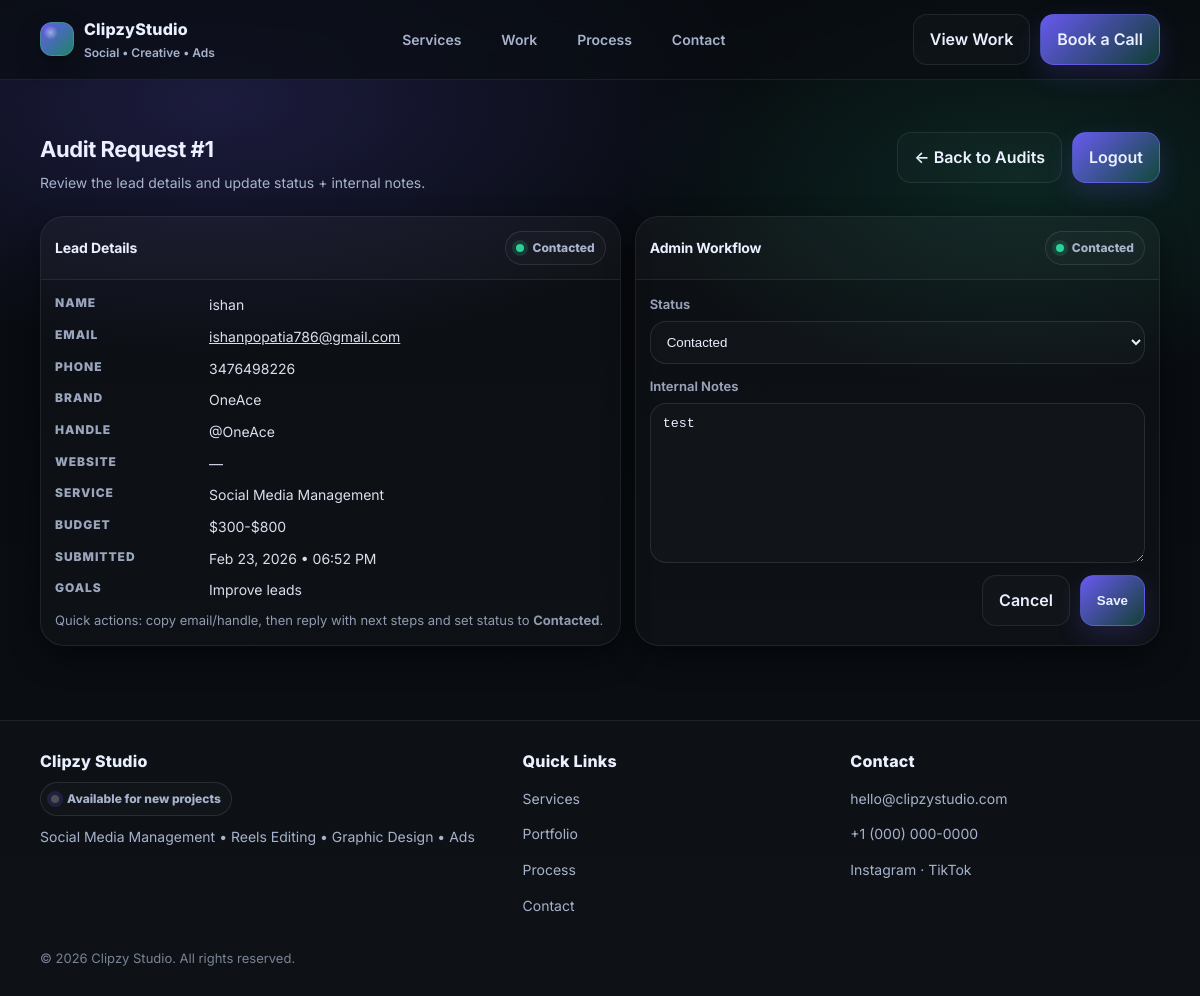
Screenshot of /admin/audits/1 (signed in) with the database file from the repository.
### website/models.py (models this page shows)
class AuditRequest(db.Model):
    __tablename__ = "audit_requests"
    id = db.Column(db.Integer, primary_key=True)
    name = db.Column(db.String(160), nullable=False)
    email = db.Column(db.String(190), nullable=False, index=True)
    phone = db.Column(db.String(60), nullable=True)
    brand = db.Column(db.String(200), nullable=True)         # business/brand name
    ig_handle = db.Column(db.String(120), nullable=True)     # @handle
    website = db.Column(db.String(240), nullable=True)
    goals = db.Column(db.Text, nullable=True)                # what they want
    budget = db.Column(db.String(80), nullable=True)         # optional
    services = db.Column(db.String(200), nullable=True)      # selected service
    status = db.Column(db.String(40), default="New")         # New / Contacted / Qualified / Closed
    admin_notes = db.Column(db.Text, nullable=True)
    created_at = db.Column(db.DateTime, default=datetime.utcnow, index=True)

### website/auth.py (the view)
@auth.route("/audits/<int:audit_id>", methods=["GET", "POST"])
@login_required
def audit_detail(audit_id):
    audit = AuditRequest.query.get_or_404(audit_id)
    if request.method == "POST":
        audit.status = (request.form.get("status") or audit.status or "New").strip()
        audit.admin_notes = (request.form.get("admin_notes") or "").strip() or None
        db.session.commit()
        flash("Saved ✅", "success")
        return redirect(url_for("auth.audit_detail", audit_id=audit.id))
    return render_template("admin_audit_detail.html", audit=audit)

### website/templates/admin_audit_detail.html (shortened to what this page needs)
{% extends "base.html" %}
{% block content %}
<div class="topbar">
  <div>
    <h1>Audit Request #{{ audit.id }}</h1>
    <p>Review the lead details and update status + internal notes.</p>
  </div>
  <div class="top-actions">
    <a class="btn btn-ghost" href="{{ url_for('auth.audits') }}">← Back to Audits</a>
    <a class="btn btn-primary" href="{{ url_for('auth.logout') }}">Logout</a>
  </div>
</div>
<div class="detail-grid">
  <div class="card">
    <div class="card-head">
      <strong>Lead Details</strong>
      <span class="pill" data-s="{{ audit.status or 'New' }}"><span class="dot" aria-hidden="true"></span>{{ audit.status or "New" }}</span>
    </div>
    <div class="body">
      <div class="kv">
        <div class="k">Name</div>
        <div class="v">{{ audit.name }}</div>
        <div class="k">Email</div>
        <div class="v"><a href="mailto:{{ audit.email }}">{{ audit.email }}</a></div>
        <div class="k">Phone</div>
        <div class="v">{{ audit.phone or "—" }}</div>
        <div class="k">Brand</div>
        <div class="v">{{ audit.brand or "—" }}</div>
        <div class="k">Handle</div>
        <div class="v">{{ audit.ig_handle or "—" }}</div>
        <div class="k">Website</div>
        <div class="v">
          {% if audit.website %}
            <a href="{{ audit.website }}" target="_blank" rel="noopener">{{ audit.website }}</a>
          {% else %}
            —
          {% endif %}
        </div>
        <div class="k">Service</div>
        <div class="v">{{ audit.services or "—" }}</div>
        <div class="k">Budget</div>
        <div class="v">{{ audit.budget or "—" }}</div>
        <div class="k">Submitted</div>
        <div class="v">
          {% if audit.created_at %}{{ audit.created_at.strftime("%b %d, %Y • %I:%M %p") }}{% else %}—{% endif %}
        </div>
        <div class="k">Goals</div>
        <div class="v">{{ audit.goals or "—" }}</div>
      </div>
      <div class="note">
        Quick actions: copy email/handle, then reply with next steps and set status to <strong>Contacted</strong>.
      </div>
    </div>
  </div>
  <div class="card">
    <div class="card-head">
      <strong>Admin Workflow</strong>
      <span class="pill" data-s="{{ audit.status or 'New' }}"><span class="dot" aria-hidden="true"></span>{{ audit.status or "New" }}</span>
    </div>
    <div class="body">
      <form method="POST" action="{{ url_for('auth.audit_detail', audit_id=audit.id) }}">
        <div class="field">
          <label for="status">Status</label>
          <select id="status" name="status">
            <option value="Contacted" {% if audit.status == "Contacted" %}selected{% endif %}>Contacted</option>
          </select>
        </div>
        <div class="field">
          <label for="admin_notes">Internal Notes</label>
          <textarea id="admin_notes" name="admin_notes" placeholder="Add notes: what they want, pricing, next steps, follow-up date...">{{ audit.admin_notes or "" }}</textarea>
        </div>
        <div class="actions">
          <a class="btn btn-ghost" href="{{ url_for('auth.audits') }}">Cancel</a>
          <button class="btn btn-primary" type="submit">Save</button>
        </div>
      </form>
    </div>
  </div>
</div>
{% endblock %}

### website/templates/base.html (shortened to what this page needs)
<!doctype html>
<html lang="en">
<head>
</head>
<body>
  <header class="nav-wrap">
    <div class="container">
      <nav class="nav" aria-label="Primary">
        <a class="brand" href="{{ url_for('views.home') if 'views.home' in (get_flashed_messages.__globals__.get('current_app').view_functions if get_flashed_messages.__globals__.get('current_app') else {}) else '/' }}">
          <span class="brand-mark" aria-hidden="true"></span>
          <span>
            {% block brand_name %}ClipzyStudio{% endblock %}
            <small>{% block brand_tagline %}Social • Creative • Ads{% endblock %}</small>
          </span>
        </a>
        <div class="nav-links" role="navigation" aria-label="Site">
          <a href="#services">Services</a>
          <a href="#work">Work</a>
          <a href="#process">Process</a>
          <a href="#contact">Contact</a>
        </div>
        <div class="nav-actions">
          <a class="btn btn-ghost" href="#work">View Work</a>
          <a class="btn btn-primary" href="#contact">Book a Call</a>
        </div>
      </nav>
    </div>
  </header>
  <main>
    <div class="container">
      {% block content %}{% endblock %}
    </div>
  </main>
  <footer class="footer">
    <div class="container">
      <div class="footer-grid">
        <div>
          <div class="footer-title">{% block footer_brand %}Clipzy Studio{% endblock %}</div>
          <div class="pill"><span class="dot"></span> Available for new projects</div>
          <p class="footer-note">
            Social Media Management • Reels Editing • Graphic Design • Ads
          </p>
        </div>
        <div>
          <div class="footer-title">Quick Links</div>
          <p><a href="#services">Services</a></p>
          <p><a href="#work">Portfolio</a></p>
          <p><a href="#process">Process</a></p>
          <p><a href="#contact">Contact</a></p>
        </div>
        <div>
          <div class="footer-title">Contact</div>
          <p><a href="mailto:hello@clipzystudio.com">hello@clipzystudio.com</a></p>
          <p><a href="tel:+10000000000">+1 (000) 000-0000</a></p>
          <p><a href="#" rel="noopener">Instagram</a> · <a href="#" rel="noopener">TikTok</a></p>
        </div>
      </div>
      <p style="margin:18px 0 0; color:rgba(167,179,204,.7); font-size:13px;">
        © {{ (now().year if now is defined else 2026) }} {% block copyright_name %}Clipzy Studio{% endblock %}. All rights reserved.
      </p>
    </div>
  </footer>
</body>
</html>

### website/templates/base.html (style rules this page uses)
:root { --bg: #0b0f14; --bg-2:#0f1620; --card:#0f1722; --card-2:#111c2a; --text:#eaf0ff; --muted:#a7b3cc; --border: rgba(255,255,255,.08); --shadow: 0 12px 30px rgba(0,0,0,.45); --radius: 18px; --accent: #6d5efc; --accent-2:#2be7a5; --container: 1120px; --pad: 20px; }
* { box-sizing:border-box; }
html,body { height:100%; }
body { margin:0; font-family: Inter, system-ui, -apple-system, Segoe UI, Roboto, Arial, sans-serif; color: var(--text); background: radial-gradient(900px 420px at 18% 10%, rgba(109,94,252,.20), transparent 60%), radial-gradient(720px 380px at 85% 18%, rgba(43,231,165,.12), transparent 55%), linear-gradient(180deg, #070a0e, var(--bg)); line-height:1.55; overflow-x:hidden; }
a { color:inherit; text-decoration:none; }
.container { width: min(var(--container), calc(100% - (var(--pad) * 2))); margin-inline:auto; }
.btn { display:inline-flex; align-items:center; justify-content:center; gap:10px; padding: 12px 16px; border-radius: 14px; border: 1px solid var(--border); background: rgba(255,255,255,.03); color: var(--text); font-weight: 600; transition: transform .15s ease, background .15s ease, border-color .15s ease, box-shadow .15s ease; cursor:pointer; user-select:none; -webkit-tap-highlight-color: transparent; }
.btn-primary { border: 1px solid rgba(109,94,252,.55); background: linear-gradient(135deg, rgba(109,94,252,.95), rgba(43,231,165,.22)); box-shadow: 0 10px 26px rgba(109,94,252,.18); }
.btn-ghost { background: rgba(255,255,255,.02); }
.nav-wrap { position: sticky; top: 0; z-index: 50; backdrop-filter: blur(14px); background: rgba(11,15,20,.72); border-bottom: 1px solid var(--border); }
.nav { display:flex; align-items:center; justify-content:space-between; padding: 14px 0; gap: 14px; }
.brand { display:flex; align-items:center; gap: 10px; min-width: 160px; font-weight: 800; letter-spacing: .2px; }
.brand-mark { width: 34px; height: 34px; border-radius: 12px; background: radial-gradient(12px 12px at 30% 30%, rgba(255,255,255,.45), transparent 60%), linear-gradient(135deg, rgba(109,94,252,.95), rgba(43,231,165,.55)); box-shadow: 0 10px 22px rgba(0,0,0,.35); border: 1px solid rgba(255,255,255,.10); flex: 0 0 auto; }
.brand small { display:block; font-weight: 600; color: var(--muted); letter-spacing: 0; margin-top: 2px; font-size: 12px; }
.nav-links { display:flex; align-items:center; gap: 18px; flex-wrap:wrap; }
.nav-links a { color: var(--muted); font-weight: 600; font-size: 14px; padding: 8px 10px; border-radius: 12px; transition: background .15s ease, color .15s ease, border-color .15s ease; border: 1px solid transparent; }
.nav-actions { display:flex; align-items:center; gap: 10px; min-width: 200px; justify-content:flex-end; }
main { padding: 28px 0 70px; min-height: calc(100vh - 160px); }
.footer { border-top: 1px solid var(--border); background: rgba(255,255,255,.01); padding: 28px 0; }
.footer-grid { display:grid; grid-template-columns: 1.5fr 1fr 1fr; gap: 18px; }
.footer p, .footer a { color: var(--muted); font-size: 14px; }
.footer-title { font-weight: 800; color: var(--text); margin: 0 0 8px; letter-spacing: .2px; }
.footer-note { margin: 10px 0 0; color: rgba(167,179,204,.9); }
.pill { display:inline-flex; align-items:center; gap: 8px; padding: 8px 12px; border-radius: 999px; border: 1px solid var(--border); background: rgba(255,255,255,.02); color: var(--muted); font-weight: 650; font-size: 13px; width: fit-content; }
.dot { width: 8px; height: 8px; border-radius: 50%; background: var(--accent); box-shadow: 0 0 0 4px rgba(109,94,252,.16); }

### rows the page displays
AuditRequest: id "1", status "Contacted", name "ishan", email "ishanpopatia786@gmail.com", phone "3476498226", brand "OneAce", ig_handle "@OneAce", services "Social Media Management", budget "$300-$800", created_at "Feb 23, 2026 • 06:52 PM", goals "Improve leads", admin_notes "test"
